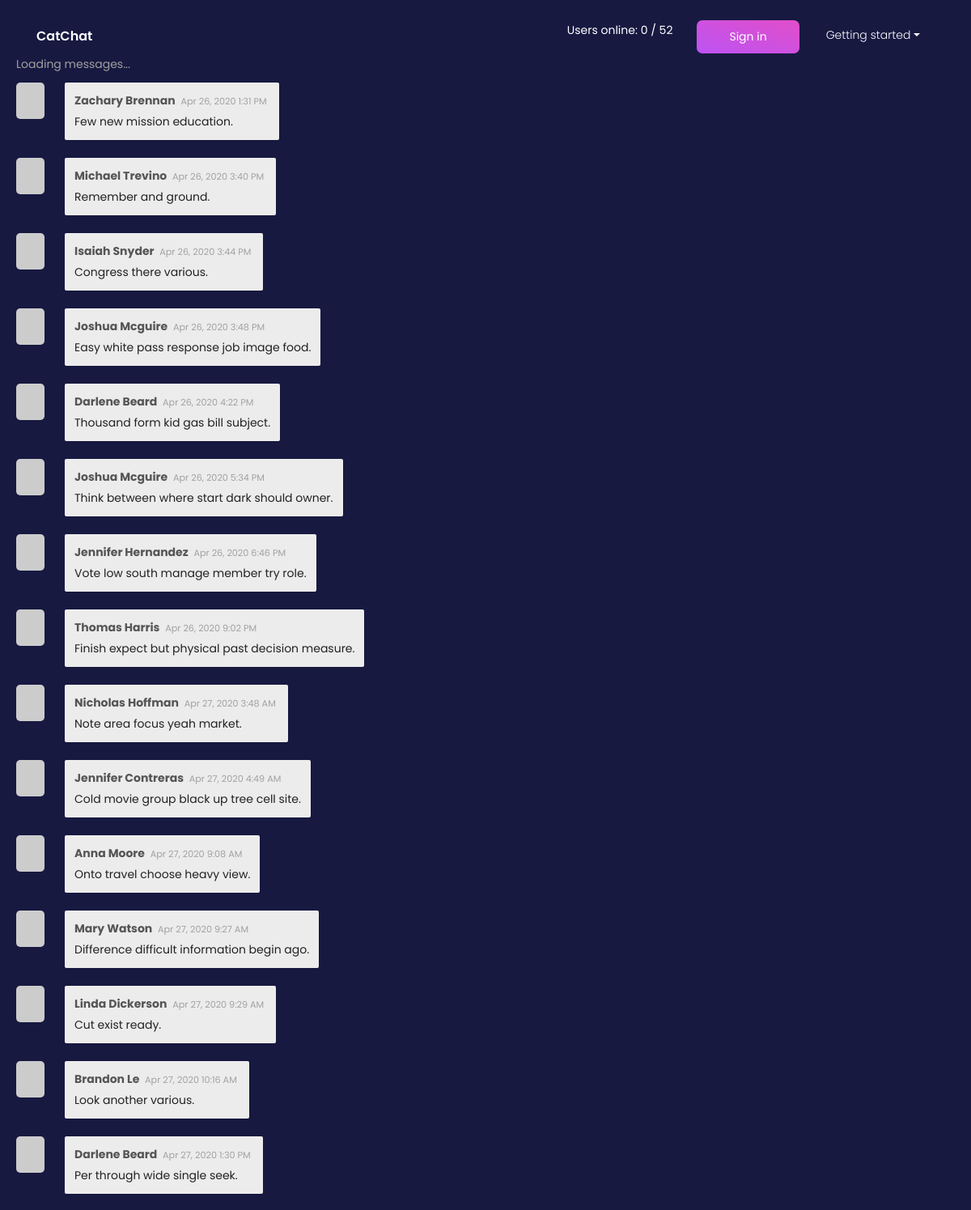
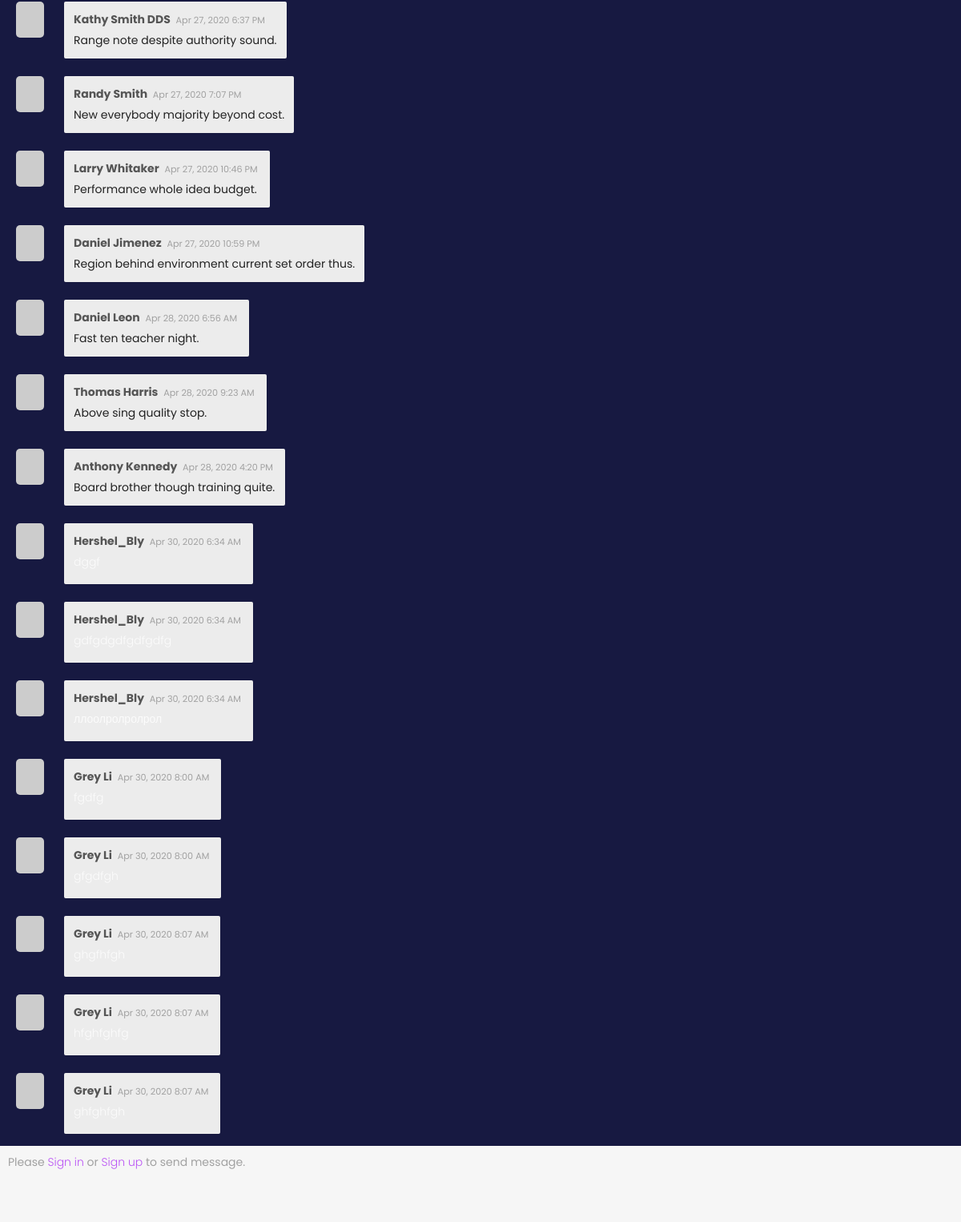
The page / on the database its author committed (2 pictures, top to bottom).
### catchat/models.py (models this page shows, shortened)
class Message(db.Model):
    id = db.Column(db.Integer, primary_key=True)
    body = db.Column(db.Text, nullable=False)
    timestamp = db.Column(db.DateTime, default=datetime.utcnow, index=True)
    author_id = db.Column(db.Integer, db.ForeignKey('user.id'))
    author = db.relationship('User', back_populates='messages')

class User(UserMixin, db.Model):
    id = db.Column(db.Integer, primary_key=True)
    access_token = db.Column(db.String(128))
    email = db.Column(db.String(254), unique=True, nullable=False)
    nickname = db.Column(db.String(30))
    password_hash = db.Column(db.String(128))
    email_hash = db.Column(db.String(128))
    github = db.Column(db.String(255))
    website = db.Column(db.String(255))
    bio = db.Column(db.String(120))
    messages = db.relationship('Message', back_populates='author', cascade='all')
    @property
    def gravatar(self):
        return 'https://gravatar.com/avatar/%s?d=monsterid' % self.email_hash

### catchat/blueprints/chat.py (the view)
@chat_bp.route('/')
def home():
    amount = current_app.config['CATCHAT_MESSAGE_PER_PAGE']
    messages = Message.query.order_by(Message.timestamp.asc())[-amount:]
    user_amount = User.query.count()
    return render_template('chat/home.html', messages=messages, user_amount=user_amount)

### catchat/templates/chat/home.html (shortened to what this page needs)
{% extends 'base.html' %}
{% block content %}
    <div class="pusher">
        <div class="chat-box">
            <div class="messages">
                <div>Loading messages...</div>
                {% include 'chat/_messages.html' %}
            </div>
        </div>
        <div class="input-area">
            <div>
                <div class="ten wide column">
                    <div class="field fluid message-box">
                        {% if current_user.is_authenticated %}
                            <img class="pop-card input-avatar" data-position="bottom left"
                                 data-href="{{ url_for('chat.get_profile', user_id=current_user.id) }}"
                                 src="{{ current_user.gravatar }}">
                            <textarea rows="2" id="message-textarea"
                                      placeholder="Write your message here... Enter to send"></textarea>
                        {% else %}
                            <div>Please <a href="{{ url_for('auth.login') }}">Sign in</a> or
                                <a href="{{ url_for('auth.register') }}">Sign up</a> to send message.
                            </div>
                        {% endif %}
                    </div>
                </div>
            </div>
        </div>
    </div>
{% endblock %}

### catchat/templates/chat/_message.html (shortened to what this page needs)
<div class="msg-box">
    <div class="picture">
        <img class="pop-card" data-position="right center" data-offset="-40"
             data-href="{{ url_for('chat.get_profile', user_id=message.author.id) }}"
             src="{{ message.author.gravatar }}">
    </div>
    <div class="msg">
        <span class="nickname">{{ message.author.nickname }}</span>
        <small class="timestamp">{{ moment(message.timestamp).format('lll') }}</small>
        <span class="message-body">{{ message.body|safe }}</span>
    </div>
</div>

### rows shown on the page
Message: author.nickname "Zachary Brennan", timestamp "Apr 26, 2020 1:31 PM", body "Few new mission education."
Message: author.nickname "Michael Trevino", timestamp "Apr 26, 2020 3:40 PM", body "Remember and ground."
Message: author.nickname "Isaiah Snyder", timestamp "Apr 26, 2020 3:44 PM", body "Congress there various."
Message: author.nickname "Joshua Mcguire", timestamp "Apr 26, 2020 3:48 PM", body "Easy white pass response job image food."
Message: author.nickname "Darlene Beard", timestamp "Apr 26, 2020 4:22 PM", body "Thousand form kid gas bill subject."
Message: author.nickname "Joshua Mcguire", timestamp "Apr 26, 2020 5:34 PM", body "Think between where start dark should owner."
Message: author.nickname "Jennifer Hernandez", timestamp "Apr 26, 2020 6:46 PM", body "Vote low south manage member try role."
Message: author.nickname "Thomas Harris", timestamp "Apr 26, 2020 9:02 PM", body "Finish expect but physical past decision measure."
Message: author.nickname "Nicholas Hoffman", timestamp "Apr 27, 2020 3:48 AM", body "Note area focus yeah market."
Message: author.nickname "Jennifer Contreras", timestamp "Apr 27, 2020 4:49 AM", body "Cold movie group black up tree cell site."
Message: author.nickname "Anna Moore", timestamp "Apr 27, 2020 9:08 AM", body "Onto travel choose heavy view."
Message: author.nickname "Mary Watson", timestamp "Apr 27, 2020 9:27 AM", body "Difference difficult information begin ago."
Message: author.nickname "Linda Dickerson", timestamp "Apr 27, 2020 9:29 AM", body "Cut exist ready."
Message: author.nickname "Brandon Le", timestamp "Apr 27, 2020 10:16 AM", body "Look another various."
Message: author.nickname "Darlene Beard", timestamp "Apr 27, 2020 1:30 PM", body "Per through wide single seek."
Message: author.nickname "Kathy Smith DDS", timestamp "Apr 27, 2020 6:37 PM", body "Range note despite authority sound."
Message: author.nickname "Randy Smith", timestamp "Apr 27, 2020 7:07 PM", body "New everybody majority beyond cost."
Message: author.nickname "Larry Whitaker", timestamp "Apr 27, 2020 10:46 PM", body "Performance whole idea budget."
Message: author.nickname "Daniel Jimenez", timestamp "Apr 27, 2020 10:59 PM", body "Region behind environment current set order thus."
Message: author.nickname "Daniel Leon", timestamp "Apr 28, 2020 6:56 AM", body "Fast ten teacher night."
Message: author.nickname "Thomas Harris", timestamp "Apr 28, 2020 9:23 AM", body "Above sing quality stop."
Message: author.nickname "Anthony Kennedy", timestamp "Apr 28, 2020 4:20 PM", body "Board brother though training quite."
Message: author.nickname "Hershel_Bly", timestamp "Apr 30, 2020 6:34 AM"
Message: author.nickname "Hershel_Bly", timestamp "Apr 30, 2020 6:34 AM"
Message: author.nickname "Hershel_Bly", timestamp "Apr 30, 2020 6:34 AM"
Message: author.nickname "Grey Li", timestamp "Apr 30, 2020 8:00 AM"
Message: author.nickname "Grey Li", timestamp "Apr 30, 2020 8:00 AM"
Message: author.nickname "Grey Li", timestamp "Apr 30, 2020 8:07 AM"
Message: author.nickname "Grey Li", timestamp "Apr 30, 2020 8:07 AM"
Message: author.nickname "Grey Li", timestamp "Apr 30, 2020 8:07 AM"

### other values the page prints
{{ user_amount }} "52"
